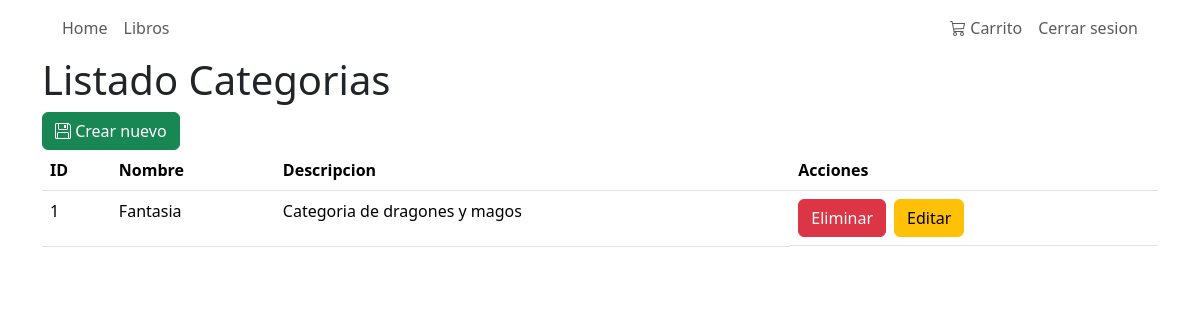
Page /categoria/ (signed in) on the earlier database version.
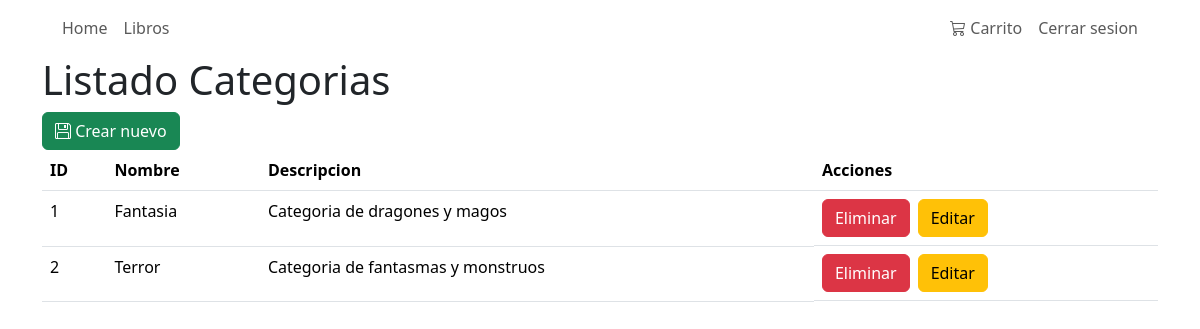
Same page on the later database version.
### catalogo/models.py (models this page shows, shortened)
class Categoria(models.Model):
    nombre = models.CharField(max_length=100, unique=True)
    descripcion = models.TextField()

### catalogo/views.py (the view)
# urls.py: path('categoria/', views.categoria_list, name='categoria-list'),
@login_required
def categoria_list(request):
    return render(request, 'catalogo/categorias/categoria_list.html', {'listado_categorias': Categoria.objects.all()})

### catalogo/templates/catalogo/categorias/categoria_list.html (shortened to what this page needs)
{% extends 'catalogo/base.html' %} {% block content %}
  <h1>Listado Categorias</h1>
  <a class="btn btn-success" href="{% url 'categoria-create' %}"><i class="bi bi-floppy"></i> Crear nuevo</a>
  <table class="table" id="tablaCategorias">
    <thead>
      <tr>
        <th>ID</th>
        <th>Nombre</th>
        <th>Descripcion</th>
        <th>Acciones</th>
      </tr>
    </thead>
    <tbody>
      {% for c in listado_categorias %}
        <tr>
          <td>{{ c.id }}</td>
          <td>{{ c.nombre }}</td>
          <td>{{ c.descripcion }}</td>
          <td class="d-flex">
            <a class="btn btn-danger me-2" href="{% url 'categoria-delete' c.id %}">Eliminar</a>
            <a class="btn btn-warning" href="{% url 'categoria-update' c.id %}">Editar</a>
          </td>
        </tr>
      {% empty %}
        <tr>
          <td>
            <p>No hay categorias guardadas</p>
          </td>
        </tr>
      {% endfor %}
    </tbody>
  </table>
{% endblock %}

Differences in the rows shown:
added Categoria: id "2", nombre "Terror", descripcion "Categoria de fantasmas y monstruos"
